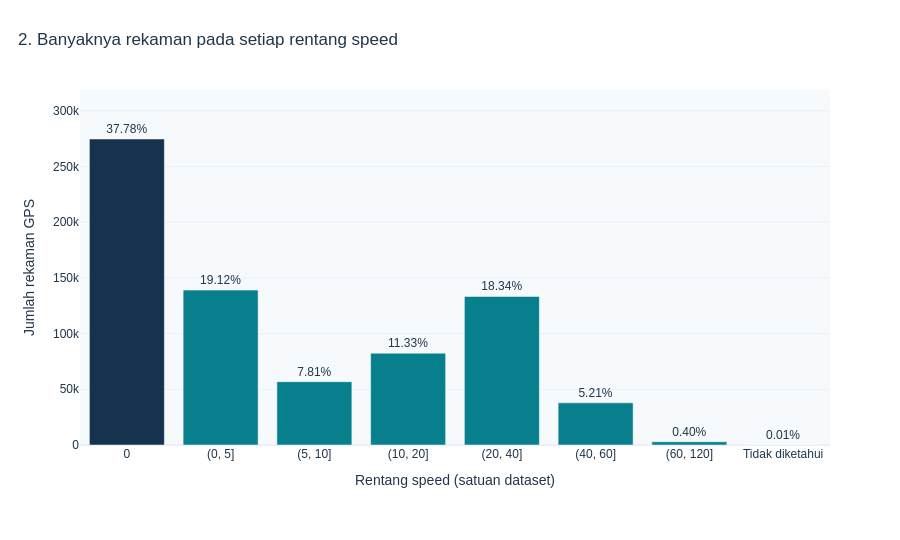

Notebook cell for this chart:
### Markdown cell above
### 2. Distribusi speed dan null
Histogram berinterval mencakup semua rekaman. Nol dipisahkan dari speed rendah
positif dan dari null. Persentase grafik memakai seluruh baris; statistik speed
memakai nilai yang diketahui. Nol dapat berarti berhenti di halte, depo, atau
antrean, sehingga tidak sendirinya membuktikan kemacetan.

### Code cell
fig2=go.Figure(go.Bar(x=distribution['kelompok_speed'].to_list(),y=distribution['jumlah_rekaman'].to_list(),
    marker_color=[COLORS['orange'] if v=='Tidak diketahui' else COLORS['navy'] if v=='0' else COLORS['teal'] for v in distribution['kelompok_speed']],
    customdata=distribution['persen_seluruh_rekaman'].to_list(),
    text=[f'{v:.2f}%' for v in distribution['persen_seluruh_rekaman']],textposition='outside',cliponaxis=False,
    hovertemplate='Speed: %{x}<br>Rekaman: %{y:,}<br>Proporsi semua rekaman: %{customdata:.3f}%<extra></extra>'))
fig2.update_layout(title='2. Banyaknya rekaman pada setiap rentang speed',xaxis_title='Rentang speed (satuan dataset)',yaxis_title='Jumlah rekaman GPS')
fig2.update_yaxes(range=[0,distribution['jumlah_rekaman'].max()*1.16])
publish(fig2,'02_distribusi_speed.html')

### Figure 1 — Plotly figure (JSON) as saved in the notebook; plotly's stock layout.template omitted (floating-point values rounded to 4 significant figures)
{"data": [{"cliponaxis": false, "customdata": [37.78, 19.12, 7.814, 11.33, 18.34, 5.205, 0.3995, 0.01362], "hovertemplate": "Speed: %{x}<br>Rekaman: %{y:,}<br>Proporsi semua rekaman: %{customdata:.3f}%<extra></extra>", "marker": {"color": ["#15324F", "#087F8C", "#087F8C", "#087F8C", "#087F8C", "#087F8C", "#087F8C", "#D97732"]}, "text": ["37.78%", "19.12%", "7.81%", "11.33%", "18.34%", "5.21%", "0.40%", "0.01%"], "textposition": "outside", "type": "bar", "x": ["0", "(0, 5]", "(5, 10]", "(10, 20]", "(20, 40]", "(40, 60]", "(60, 120]", "Tidak diketahui"], "y": [274670, 139043, 56814, 82369, 133329, 37845, 2905, 99]}], "layout": {"font": {"color": "#21364B", "family": "Arial, sans-serif", "size": 12}, "height": 540, "margin": {"b": 95, "l": 80, "r": 70, "t": 90}, "paper_bgcolor": "white", "plot_bgcolor": "#F7FAFC", "title": {"text": "2. Banyaknya rekaman pada setiap rentang speed", "x": 0.02}, "xaxis": {"title": {"text": "Rentang speed (satuan dataset)"}}, "yaxis": {"range": [0, 318600.0], "title": {"text": "Jumlah rekaman GPS"}}}}
